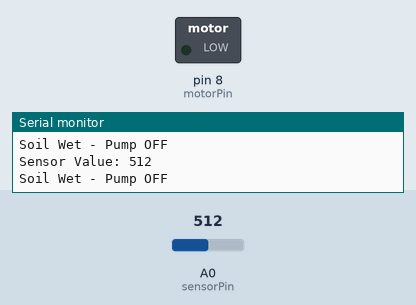
Simulated run of this sketch. Board: Arduino Uno, built with avr-gcc and run on an emulated ATmega328P. Parts: switched loads named in the sketch (green lamp = pin HIGH), the last lines printed to the serial monitor. The test bench sets the inputs (shaded band); at power-on: A0 (sensorPin) = 512.

Above: at 1.3 s.
1.4 s: A0 (sensorPin) set to 487
At 2.1 s:
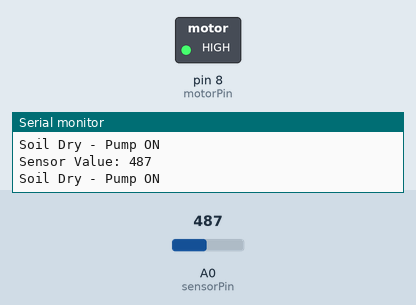
3.0 s: A0 (sensorPin) set to 510
At 3.4 s:
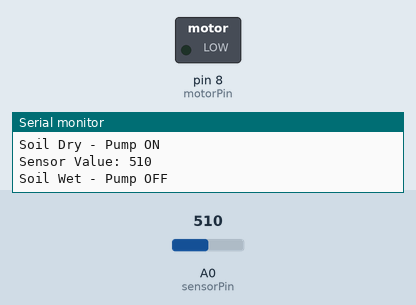
4.5 s: A0 (sensorPin) set to 490
At 5.7 s:
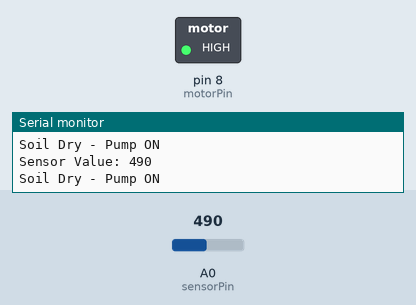
Timing chart, 0 to 7.5 s (numbered marks = the images above; inputs shaded):
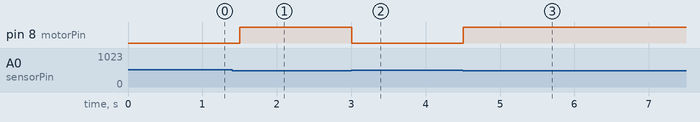

The sketch:

Automatic_Soil_Moisture_Water_Pumping_Project_code.ino
```cpp
// Automatic Irrigation System
// Potentiometer as Soil Moisture Sensor

const int sensorPin = A0;
const int motorPin = 8;
const int threshold = 500;

void setup() {
  pinMode(motorPin, OUTPUT);
  Serial.begin(9600);
}

void loop() {
  int sensorValue = analogRead(sensorPin);

  Serial.print("Sensor Value: ");
  Serial.println(sensorValue);

  if (sensorValue < threshold) {
    digitalWrite(motorPin, HIGH);   // Pump ON
    Serial.println("Soil Dry - Pump ON");
  } else {
    digitalWrite(motorPin, LOW);    // Pump OFF
    Serial.println("Soil Wet - Pump OFF");
  }

  delay(500);
}
```

Measured:
- the behaviour switches between 500 and 499 on A0 (sensorPin) (found by bisection; images 0 and 1)
- after the input at 1.4 s, pin 8 (motorPin): LOW → HIGH after 0.10 s
- after the input at 3.0 s, pin 8 (motorPin): HIGH → LOW at once
- after the input at 4.5 s, pin 8 (motorPin): LOW → HIGH at once
